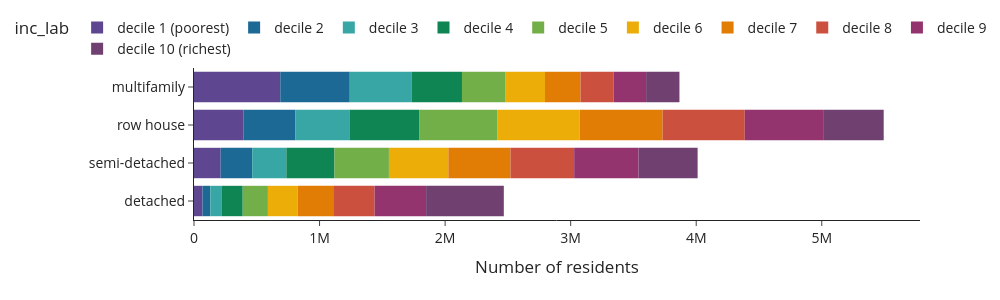

Source (notebook cell):
### Code cell
df = use['n_hhdmem'+year].groupby(level=[0,1], sort=False).sum().reset_index()
    fig = px.bar(df, x='n_hhdmem'+year, y='typology_lab',color='inc_lab', 
                 #text=df['percentage'].apply(lambda x: '{0:.1%}'.format(x)), 
                 labels={'n_hhdmem'+year:'Number of residents',
                         'typology_lab':'',
                         'const_lab':''}, 
                 template='simple_white', 
             color_discrete_sequence=px.colors.qualitative.Prism) 
    #fig.update_traces(textposition='inside')
    fig.update_layout(width=1000, height=300, 
                      #xaxis_tickformat = '.0%',
                      font=dict(size=14),
                      legend=dict(
        orientation="h",
        #entrywidth=70,
        yanchor="bottom",
        y=1.02,
        xanchor="left",
        x=-0.25
    ))
    fig.update_traces(marker_line_width=0)
    fig.write_image('visualisations/stackedbars_cap_per_type_age'+year+'.png', scale=3)
    fig.show()

### Figure 1 — Plotly figure (JSON) as saved in the notebook; plotly's stock layout.template omitted (floating-point values rounded to 4 significant figures)
{"data": [{"alignmentgroup": "True", "hovertemplate": "inc_lab=decile 1 (poorest)<br>Number of residents=%{x}<br>=%{y}<extra></extra>", "legendgroup": "decile 1 (poorest)", "marker": {"color": "rgb(95, 70, 144)", "line": {"width": 0}, "pattern": {"shape": ""}}, "name": "decile 1 (poorest)", "offsetgroup": "decile 1 (poorest)", "orientation": "h", "showlegend": true, "textposition": "auto", "type": "bar", "x": [67935, 212280, 392845, 687115], "xaxis": "x", "y": ["detached", "semi-detached", "row house", "multifamily"], "yaxis": "y"}, {"alignmentgroup": "True", "hovertemplate": "inc_lab=decile 2<br>Number of residents=%{x}<br>=%{y}<extra></extra>", "legendgroup": "decile 2", "marker": {"color": "rgb(29, 105, 150)", "line": {"width": 0}, "pattern": {"shape": ""}}, "name": "decile 2", "offsetgroup": "decile 2", "orientation": "h", "showlegend": true, "textposition": "auto", "type": "bar", "x": [61965, 251420, 415735, 553635], "xaxis": "x", "y": ["detached", "semi-detached", "row house", "multifamily"], "yaxis": "y"}, {"alignmentgroup": "True", "hovertemplate": "inc_lab=decile 3<br>Number of residents=%{x}<br>=%{y}<extra></extra>", "legendgroup": "decile 3", "marker": {"color": "rgb(56, 166, 165)", "line": {"width": 0}, "pattern": {"shape": ""}}, "name": "decile 3", "offsetgroup": "decile 3", "orientation": "h", "showlegend": true, "textposition": "auto", "type": "bar", "x": [92635, 271865, 428905, 491155], "xaxis": "x", "y": ["detached", "semi-detached", "row house", "multifamily"], "yaxis": "y"}, {"alignmentgroup": "True", "hovertemplate": "inc_lab=decile 4<br>Number of residents=%{x}<br>=%{y}<extra></extra>", "legendgroup": "decile 4", "marker": {"color": "rgb(15, 133, 84)", "line": {"width": 0}, "pattern": {"shape": ""}}, "name": "decile 4", "offsetgroup": "decile 4", "orientation": "h", "showlegend": true, "textposition": "auto", "type": "bar", "x": [165500, 383370, 559030, 402485], "xaxis": "x", "y": ["detached", "semi-detached", "row house", "multifamily"], "yaxis": "y"}, {"alignmentgroup": "True", "hovertemplate": "inc_lab=decile 5<br>Number of residents=%{x}<br>=%{y}<extra></extra>", "legendgroup": "decile 5", "marker": {"color": "rgb(115, 175, 72)", "line": {"width": 0}, "pattern": {"shape": ""}}, "name": "decile 5", "offsetgroup": "decile 5", "orientation": "h", "showlegend": true, "textposition": "auto", "type": "bar", "x": [200730, 433740, 617645, 348180], "xaxis": "x", "y": ["detached", "semi-detached", "row house", "multifamily"], "yaxis": "y"}, {"alignmentgroup": "True", "hovertemplate": "inc_lab=decile 6<br>Number of residents=%{x}<br>=%{y}<extra></extra>", "legendgroup": "decile 6", "marker": {"color": "rgb(237, 173, 8)", "line": {"width": 0}, "pattern": {"shape": ""}}, "name": "decile 6", "offsetgroup": "decile 6", "orientation": "h", "showlegend": true, "textposition": "auto", "type": "bar", "x": [237075, 473085, 657360, 312965], "xaxis": "x", "y": ["detached", "semi-detached", "row house", "multifamily"], "yaxis": "y"}, {"alignmentgroup": "True", "hovertemplate": "inc_lab=decile 7<br>Number of residents=%{x}<br>=%{y}<extra></extra>", "legendgroup": "decile 7", "marker": {"color": "rgb(225, 124, 5)", "line": {"width": 0}, "pattern": {"shape": ""}}, "name": "decile 7", "offsetgroup": "decile 7", "orientation": "h", "showlegend": true, "textposition": "auto", "type": "bar", "x": [282880, 494780, 661105, 282760], "xaxis": "x", "y": ["detached", "semi-detached", "row house", "multifamily"], "yaxis": "y"}, {"alignmentgroup": "True", "hovertemplate": "inc_lab=decile 8<br>Number of residents=%{x}<br>=%{y}<extra></extra>", "legendgroup": "decile 8", "marker": {"color": "rgb(204, 80, 62)", "line": {"width": 0}, "pattern": {"shape": ""}}, "name": "decile 8", "offsetgroup": "decile 8", "orientation": "h", "showlegend": true, "textposition": "auto", "type": "bar", "x": [330060, 507320, 654105, 264530], "xaxis": "x", "y": ["detached", "semi-detached", "row house", "multifamily"], "yaxis": "y"}, {"alignmentgroup": "True", "hovertemplate": "inc_lab=decile 9<br>Number of residents=%{x}<br>=%{y}<extra></extra>", "legendgroup": "decile 9", "marker": {"color": "rgb(148, 52, 110)", "line": {"width": 0}, "pattern": {"shape": ""}}, "name": "decile 9", "offsetgroup": "decile 9", "orientation": "h", "showlegend": true, "textposition": "auto", "type": "bar", "x": [409985, 513505, 624340, 258150], "xaxis": "x", "y": ["detached", "semi-detached", "row house", "multifamily"], "yaxis": "y"}, {"alignmentgroup": "True", "hovertemplate": "inc_lab=decile 10 (richest)<br>Number of residents=%{x}<br>=%{y}<extra></extra>", "legendgroup": "decile 10 (richest)", "marker": {"color": "rgb(111, 64, 112)", "line": {"width": 0}, "pattern": {"shape": ""}}, "name": "decile 10 (richest)", "offsetgroup": "decile 10 (richest)", "orientation": "h", "showlegend": true, "textposition": "auto", "type": "bar", "x": [618925, 469840, 482245, 265415], "xaxis": "x", "y": ["detached", "semi-detached", "row house", "multifamily"], "yaxis": "y"}], "layout": {"barmode": "relative", "font": {"size": 14}, "height": 300, "legend": {"orientation": "h", "title": {"text": "inc_lab"}, "tracegroupgap": 0, "x": -0.25, "xanchor": "left", "y": 1.02, "yanchor": "bottom"}, "margin": {"t": 60}, "width": 1000, "xaxis": {"anchor": "y", "domain": [0, 1], "title": {"text": "Number of residents"}}, "yaxis": {"anchor": "x", "domain": [0, 1], "title": {"text": ""}}}}
